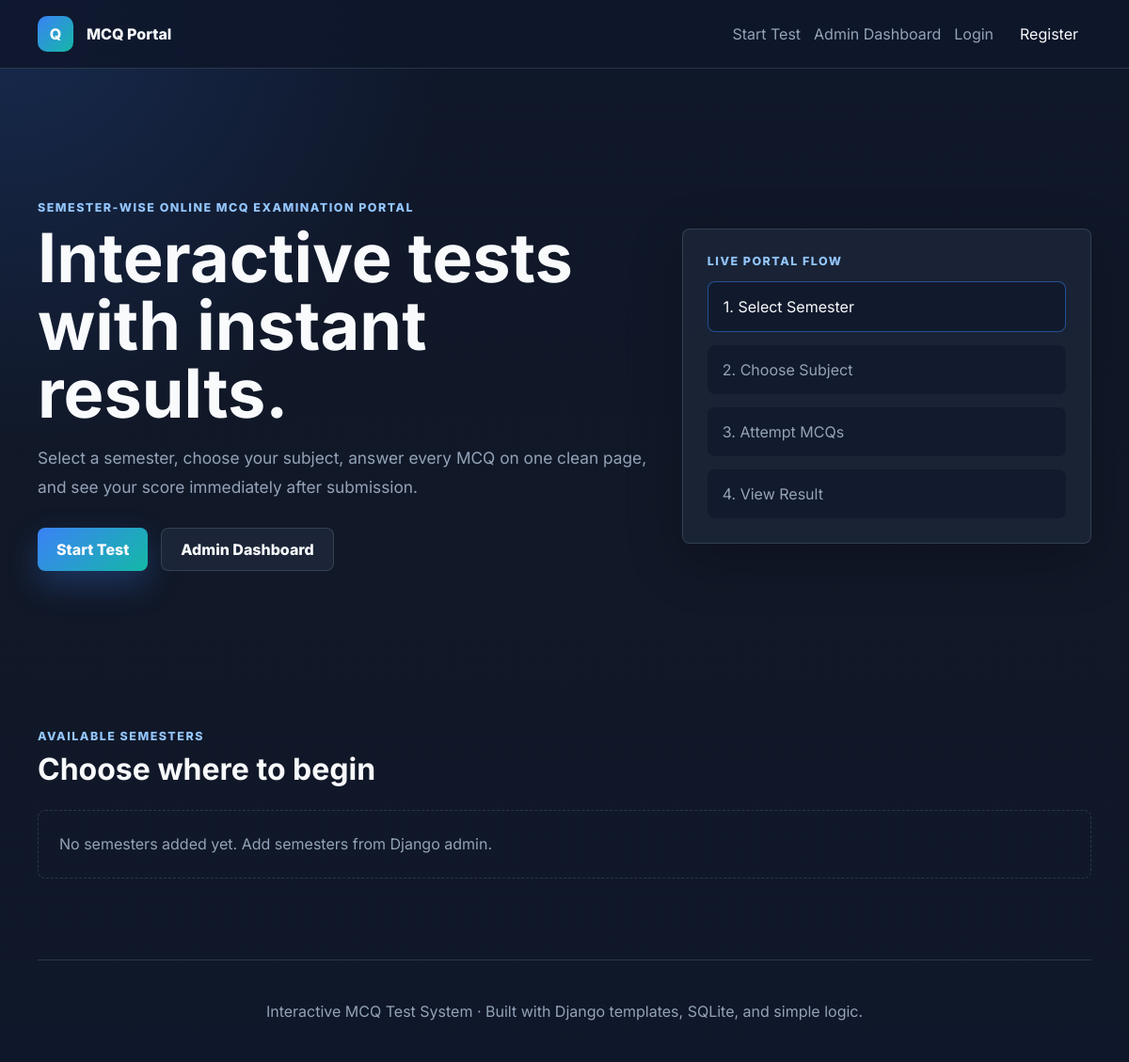
The app's page /, older data.
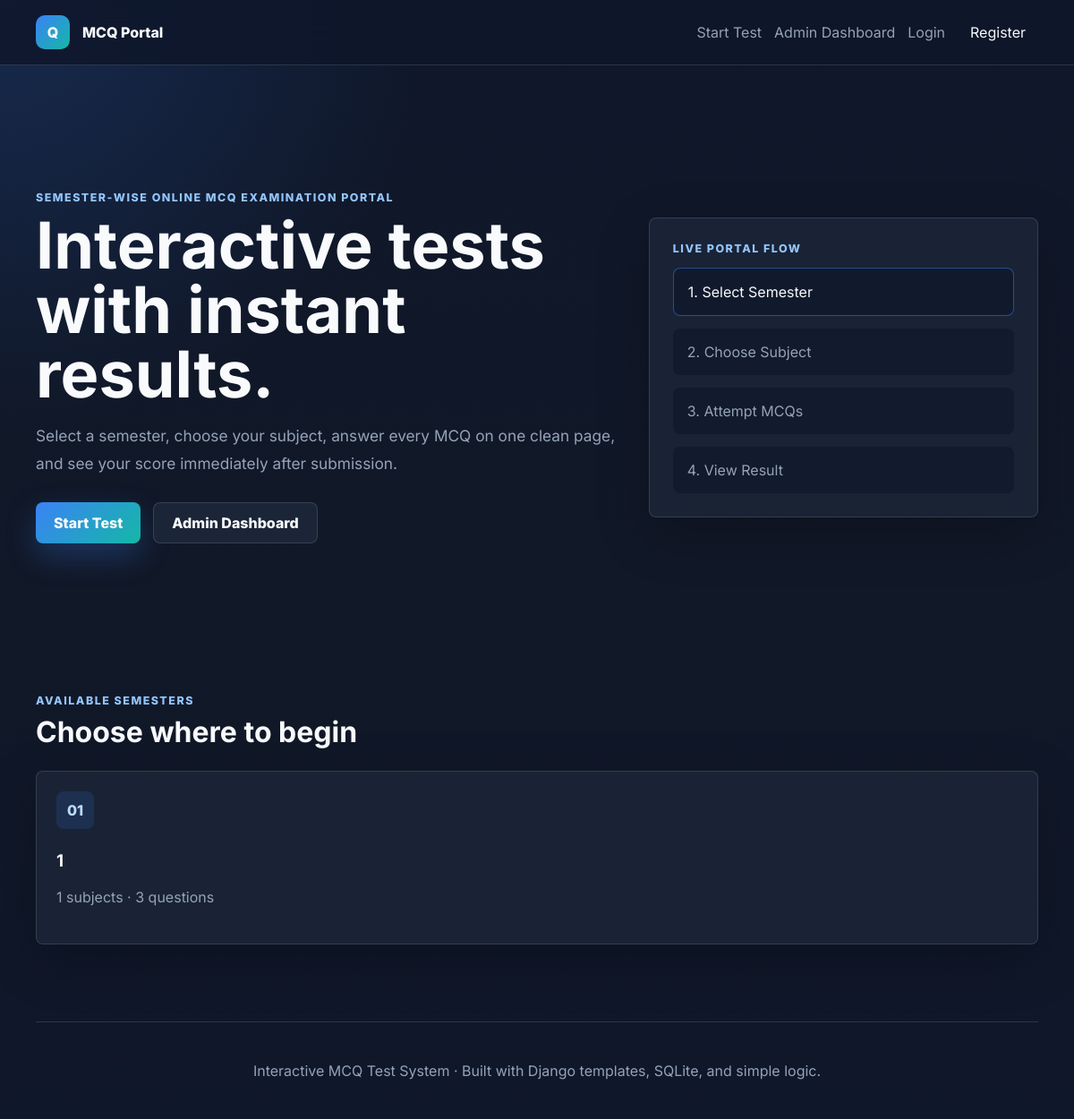
The same page, newer data.
### exams/models.py (models this page shows, shortened)
class Semester(models.Model):
    semester_name = models.CharField(max_length=100, unique=True)
    class Meta:
        ordering = ("semester_name",)
        verbose_name = "Semester"
        verbose_name_plural = "Semesters"

### exams/views.py (the view)
# urls.py: path("", views.home_page, name="home_page"),
def home_page(request):
    all_semesters = Semester.objects.annotate(
        subject_count=Count("subjects", distinct=True),
        question_count=Count("questions", distinct=True),
    )
    return render(request, "exams/home.html", {"semesters": all_semesters})

### templates/exams/home.html (shortened to what this page needs)
{% extends "base.html" %}
{% block content %}
<section class="hero-section">
    <div class="hero-content">
        <p class="eyebrow">Semester-wise online MCQ examination portal</p>
        <h1>Interactive tests with instant results.</h1>
        <p class="hero-text">
            Select a semester, choose your subject, answer every MCQ on one clean page, and see your score immediately after submission.
        </p>
        <div class="hero-actions">
            <a class="btn btn-primary" href="{% url 'select_semester' %}">Start Test</a>
            <a class="btn btn-secondary" href="{% url 'admin_dashboard' %}">Admin Dashboard</a>
        </div>
    </div>
    <div class="hero-panel glass-card">
        <p class="panel-label">Live Portal Flow</p>
        <div class="flow-step active">1. Select Semester</div>
        <div class="flow-step">2. Choose Subject</div>
        <div class="flow-step">3. Attempt MCQs</div>
        <div class="flow-step">4. View Result</div>
    </div>
</section>
<section class="page-section">
    <div class="section-heading">
        <p class="eyebrow">Available semesters</p>
        <h2>Choose where to begin</h2>
    </div>
    <div class="card-grid">
        {% for semester in semesters %}
            <a class="info-card" href="{% url 'select_subject' semester.id %}">
                <span class="card-number">{{ forloop.counter|stringformat:"02d" }}</span>
                <h3>{{ semester.semester_name }}</h3>
                <p>{{ semester.subject_count }} subjects · {{ semester.question_count }} questions</p>
            </a>
        {% empty %}
            <div class="empty-state">No semesters added yet. Add semesters from Django admin.</div>
        {% endfor %}
    </div>
</section>
{% endblock %}

Row changes from the older to the newer data that the page shows:
added Semester: semester_name "1", subject_count "1", question_count "3"
Text that changed along with them:
text no longer shown: "No semesters added yet. Add semesters from Django admin."
